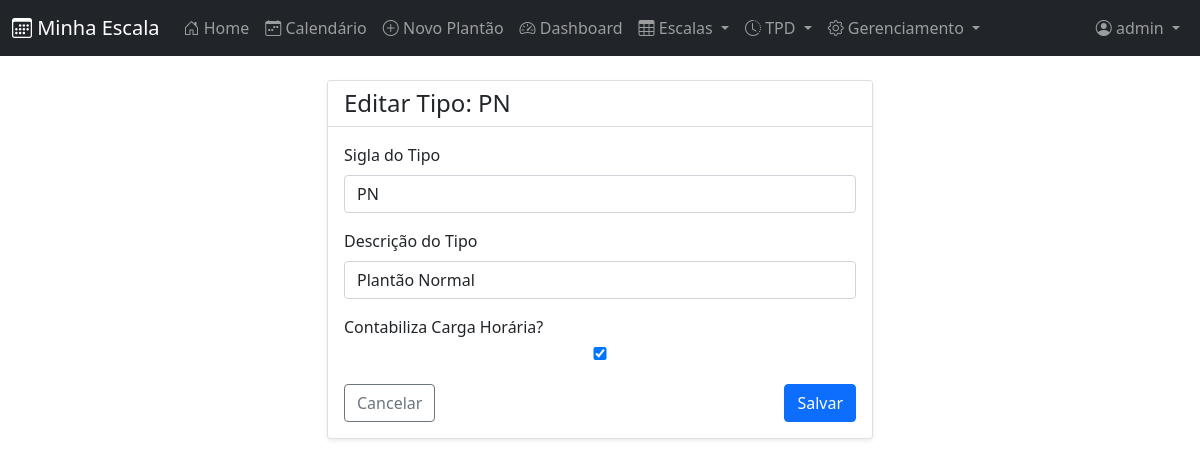
Screenshot of /tipos/4/editar/ (signed in) with the database file from the repository.
### cal/models.py (models this page shows, shortened)
class Tipo(models.Model):
    tipo = models.CharField(max_length=10, verbose_name="Sigla do Tipo")
    tipo_descricao = models.CharField(max_length=50, verbose_name="Descrição do Tipo")
    contabiliza = models.BooleanField(default=True, verbose_name="Contabiliza Carga Horária?")
    class Meta:
        verbose_name = "Tipo"
        verbose_name_plural = "Tipos"
        unique_together = ("tipo", "tipo_descricao")

### cal/views/geral_views.py (the view)
# urls.py: path('tipos/<int:pk>/editar/', geral_views.TipoUpdateView.as_view(), name='tipo_update'),
class TipoUpdateView(AdminRequiredMixin, UpdateView):
    model = Tipo
    fields = ['tipo', 'tipo_descricao', 'contabiliza']
    template_name = 'cal/tipo/form.html'
    success_url = reverse_lazy('cal:tipo_list')
    def get_context_data(self, **kwargs):
        context = super().get_context_data(**kwargs)
        context.update({'titulo': f'Editar Tipo: {self.object.tipo}', 'cancel_url': reverse_lazy('cal:tipo_list')})
        return context

### cal/views/geral_views.py (called while the page is built)
    def test_func(self):
        return self.request.user.is_staff

### cal/templates/cal/tipo/form.html
{% extends 'cal/crud_base_form.html' %}

### templates/cal/crud_base_form.html (shortened to what this page needs)
{% extends 'base.html' %}
{% block content %}
<div class="row justify-content-center">
    <div class="col-md-8 col-lg-6">
        <div class="card shadow-sm">
            <div class="card-header bg-white">
                <h4 class="mb-0">{{ titulo }}</h4>
            </div>
            <div class="card-body">
                <form method="post">
                    {% for field in form %}
                    <div class="mb-3">
                        <label for="{{ field.id_for_label }}" class="form-label">{{ field.label }}</label>
                        {{ field }}
                    </div>
                    {% endfor %}
                    <div class="d-flex justify-content-between mt-4">
                        <a href="{{ cancel_url }}" class="btn btn-outline-secondary">Cancelar</a>
                        <button type="submit" class="btn btn-primary">Salvar</button>
                    </div>
                </form>
            </div>
        </div>
    </div>
</div>
{% endblock %}

### templates/navbar.html (shortened to what this page needs)
<nav class="navbar navbar-expand-md navbar-dark bg-dark">
    <div class="container-fluid">
        <a class="navbar-brand" href="{% url 'cal:home' %}"><i class="bi bi-calendar3"></i> Minha Escala</a>
        <div class="offcanvas offcanvas-end bg-dark text-white" tabindex="-1" id="offcanvasNavbar">
            <div class="offcanvas-body">
                <div class="navbar-nav me-auto">
                    <a class="nav-link" href="{% url 'cal:home' %}"><i class="bi bi-house-door"></i> Home</a>
                    {% if user.is_authenticated %}
                    <a class="nav-link" href="{% url 'cal:calendar' %}"><i class="bi bi-calendar-week"></i> Calendário</a>
                    <a class="nav-link" href="{% url 'cal:event_new' %}"><i class="bi bi-plus-circle"></i> Novo Plantão</a>
                    <a class="nav-link" href="{% url 'cal:dashboard' %}"><i class="bi bi-speedometer2"></i> Dashboard</a>
                    <div class="nav-item dropdown">
                        <a class="nav-link dropdown-toggle" href="#" id="escalaDropdown" role="button" data-bs-toggle="dropdown" aria-expanded="false">
                            <i class="bi bi-table"></i> Escalas
                        </a>
                    </div>
                    <div class="nav-item dropdown">
                        <a class="nav-link dropdown-toggle" href="#" id="tpdDropdown" role="button" data-bs-toggle="dropdown" aria-expanded="false">
                            <i class="bi bi-clock-history"></i> TPD
                        </a>
                    </div>
                    {% if user.is_staff %}
                    <div class="nav-item dropdown">
                        <a class="nav-link dropdown-toggle" href="#" id="adminDropdown" role="button" data-bs-toggle="dropdown" aria-expanded="false">
                            <i class="bi bi-gear"></i> Gerenciamento
                        </a>
                    </div>
                    {% endif %}
                    {% endif %}
                </div>
                <div class="navbar-nav">
                    {% if user.is_authenticated %}
                        <div class="nav-item dropdown">
                            <a class="nav-link dropdown-toggle" href="#" id="navbarDropdown" role="button" data-bs-toggle="dropdown" aria-expanded="false">
                                <i class="bi bi-person-circle"></i> {{ user.username }}
                            </a>
                        </div>
                    {% else %}
                        <a class="nav-link" href="{% url 'cal:login' %}">
                            <i class="bi bi-box-arrow-in-right"></i> Login
                        </a>
                    {% endif %}
                </div>
            </div>
        </div>
    </div>
</nav>

### templates/cal/crud_base_form.html (style rules this page uses)
form input, form select, form textarea { display: block; width: 100%; padding: .375rem .75rem; font-size: 1rem; font-weight: 400; line-height: 1.5; color: #212529; background-color: #fff; background-clip: padding-box; border: 1px solid #ced4da; border-radius: .25rem; transition: border-color .15s ease-in-out,box-shadow .15s ease-in-out; }

### rows the page displays
Tipo: form "PN" "Plantão Normal" "☑"

### other values shown
{{ user.username }} "admin"
{{ titulo }} "Editar Tipo: PN"
{{ field.label }} "Sigla do Tipo" "Descrição do Tipo" "Contabiliza Carga Horária?"
